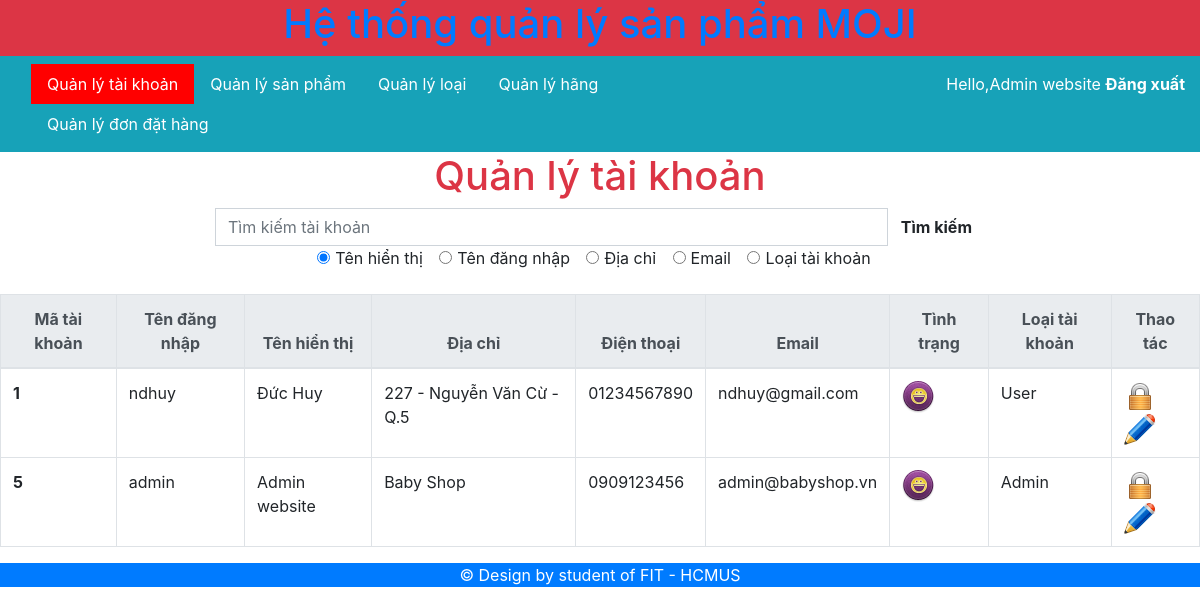
/Source/admin/index.php?c=1 (signed in), run on the app's committed database.
### tables this page shows
CREATE TABLE `taikhoan` (
  `MaTaiKhoan` int(11) NOT NULL,
  `TenDangNhap` varchar(20) DEFAULT NULL,
  `MatKhau` varchar(20) DEFAULT NULL,
  `TenHienThi` varchar(64) DEFAULT NULL,
  `DiaChi` varchar(256) DEFAULT NULL,
  `DienThoai` varchar(11) DEFAULT NULL,
  `Email` varchar(30) DEFAULT NULL,
  `BiXoa` tinyint(1) DEFAULT 0,
  `MaLoaiTaiKhoan` int(11) NOT NULL
);

CREATE TABLE `loaitaikhoan` (
  `MaLoaiTaiKhoan` int(11) NOT NULL,
  `TenLoaiTaiKhoan` varchar(45) DEFAULT NULL
);

### Source/lib/DataProvider.php (called while the page is built, shortened)
<?php
    class DataProvider
    {
        public static function ExecuteQuery($sql)
        {
            $connection = mysqli_connect('localhost','root','','moji')
            or die("Couldn't connect to Database");
            mysqli_query($connection,"set name 'utf8'");
            $result = mysqli_query($connection,$sql);
            return $result;
        }
    }
?>

### Source/admin/pages/qlTaiKhoan/pDanhSach.php (the view, shortened to what this page needs)
<div class="col-8 mx-auto">
    <div class="text-center">
        <form action="index.php" method="get" class="align-self-center">
            <div class="input-group">
                <input type="text" name="q" placeholder="Tìm kiếm tài khoản" class="form-control">
                <span class="input-group-btn">
                    <button class="btn btn-pink" type="submit"><b>Tìm kiếm</b></button>
                </span>
            </div>
            <div class="form-check-inline">
                <label class="form-check-label">
                    <input type="radio" class="form-check-input" name="tieuChi" checked value="TenHienThi">Tên hiển thị
                </label>
            </div>
            <div class="form-check-inline">
                <label class="form-check-label">
                    <input type="radio" class="form-check-input" name="tieuChi" value="TenDangNhap">Tên đăng nhập
                </label>
            </div>
            <div class="form-check-inline disabled">
                <label class="form-check-label">
                    <input type="radio" class="form-check-input" name="tieuChi" value="diaChi">Địa chỉ
                </label>
            </div>
            <div class="form-check-inline disabled">
                <label class="form-check-label">
                    <input type="radio" class="form-check-input" name="tieuChi" value="email">Email
                </label>
            </div>
            <div class="form-check-inline disabled">
                <label class="form-check-label">
                    <input type="radio" class="form-check-input" name="tieuChi" value="loaitaikhoan">Loại tài khoản
                </label>
            </div>
        </form>
    </div>
    <br>
</div>
<table class="table table-bordered w-auto mx-auto">
    <thead class="thead-light text-center ">
        <tr>
            <th scope="col" >Mã tài khoản</th>
            <th scope="col">Tên đăng nhập</th>
            <th scope="col">Tên hiển thị</th>
            <th scope="col">Địa chỉ</th>
            <th scope="col">Điện thoại</th>
            <th scope="col">Email</th>
            <th scope="col">Tình trạng</th>
            <th scope="col">Loại tài khoản</th>
            <th scope="col">Thao tác</th>
        </tr>
    </thead>
    <tbody>
    <?php
        $sql = "SELECT t.MaTaiKhoan, t.TenDangNhap, t.TenHienThi, t.DiaChi, t.DienThoai, t.Email, t.BiXoa, l.TenLoaiTaiKhoan
        FROM taikhoan t, loaitaikhoan l
        WHERE t.MaLoaiTaiKhoan = l.MaLoaiTaiKhoan";
        $result = DataProvider::ExecuteQuery($sql);
        while($row = mysqli_fetch_array($result))
        {
            ?>
            <tr>
                <th><?php echo $row["MaTaiKhoan"];?></th>
                <td><?php echo $row["TenDangNhap"];?></td>
                <td><?php echo $row["TenHienThi"];?></td>
                <td><?php echo $row["DiaChi"];?></td>
                <td><?php echo $row["DienThoai"];?></td>
                <td><?php echo $row["Email"];?></td>
                <td>
                    <?php
                    if($row["BiXoa"] == 0)
                    {
                        ?>
                            <img src="images/active.png" alt="">
                        <?php
                    }
                    else{
                        ?>
                            <img src="images/locked.png" alt="">
                        <?php
                    }
                    ?>
                </td>
                <td><?php echo $row["TenLoaiTaiKhoan"]; ?></td>
                <td>
                    <a href="pages/qlTaiKhoan/xlKhoa.php?id=<?php echo $row["MaTaiKhoan"];?>"><img src="images/lock.png" alt=""></a>
                    <a href="index.php?c=1&a=2&id=<?php echo $row["MaTaiKhoan"];?>"><img src="images/edit.png" alt=""></a>
                </td>
            </tr>
            <?php
        }
    ?>
    </tbody>
</table>

### Source/admin/css/admin.css (style rules this page uses)
a { color: dodgerblue; }

### data on the page
taikhoan: MaTaiKhoan "1", TenDangNhap "ndhuy", TenHienThi "Đức Huy", DiaChi "227 - Nguyễn Văn Cừ - Q.5", DienThoai "01234567890", Email "ndhuy@gmail.com", BiXoa 0 (drawn), MaLoaiTaiKhoan.TenLoaiTaiKhoan "User"
taikhoan: MaTaiKhoan "5", TenDangNhap "admin", TenHienThi "Admin website", DiaChi "Baby Shop", DienThoai "0909123456", Email "admin@babyshop.vn", BiXoa 0 (drawn), MaLoaiTaiKhoan.TenLoaiTaiKhoan "Admin"

### other printed values
$_SESSION["TenHienThi"] "Admin website"
